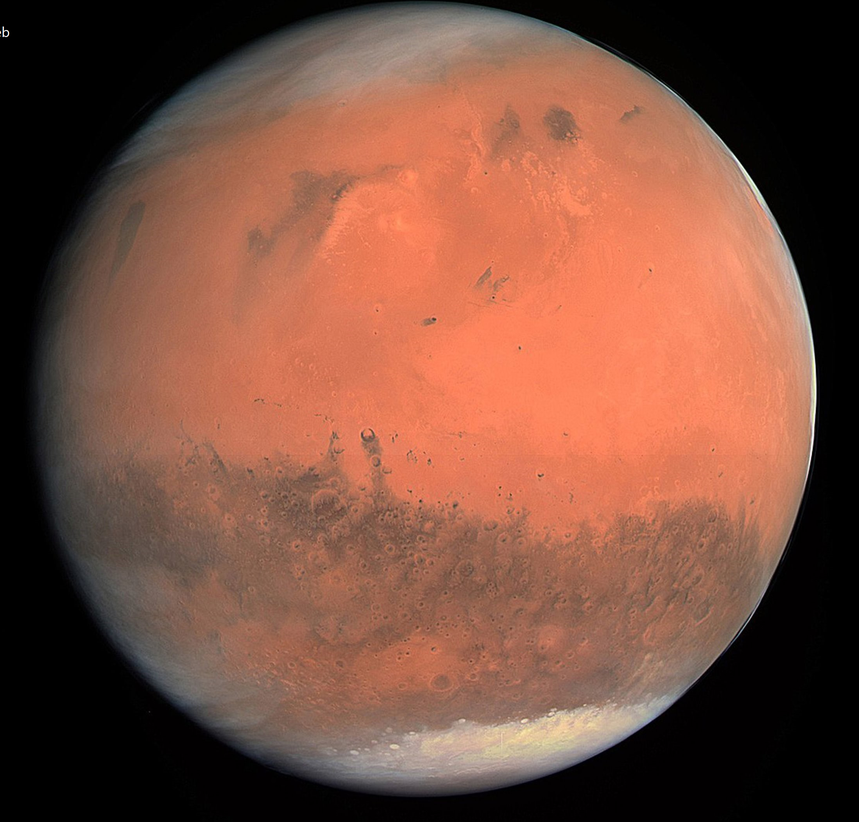
#> input picture Week 3/Goat.png, 859 x 822 px, shrunk from 2204 x 2109 before the run
$ jupyter execute Practice1.ipynb
#> lines starting #> are read from the running program, lines starting #| are printed output that depends on the picture
[cell 1]
# Import necessary libraries
import numpy as np
import matplotlib.pyplot as plt
import cv2 as cv

# Load the image
img = cv.imread('Goat.png', 0)  # Load in grayscale
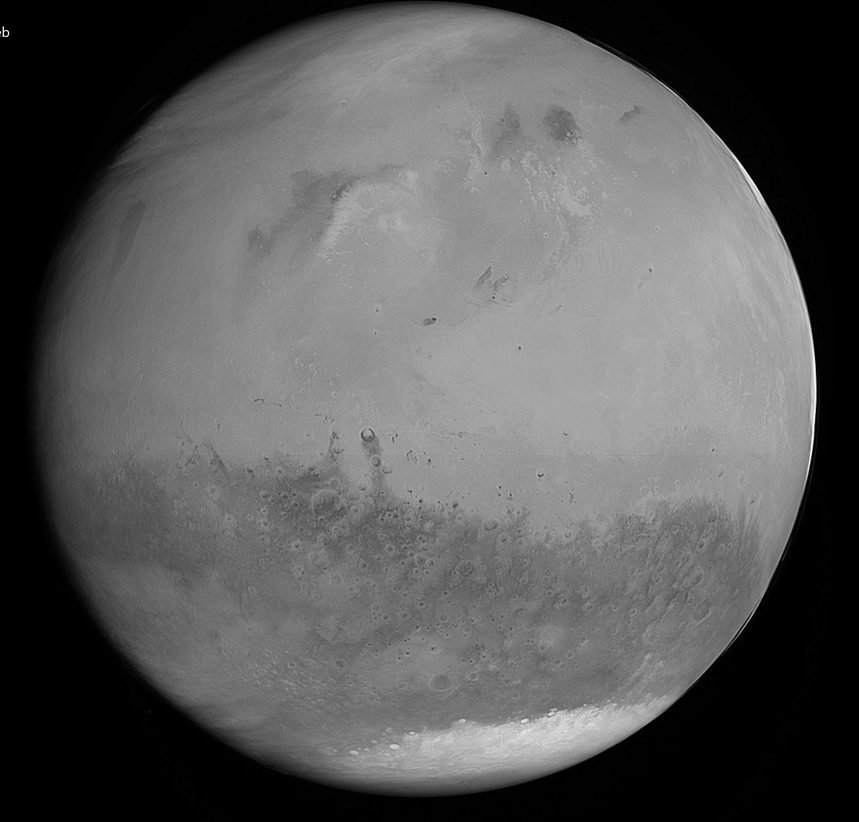
#> img: shape (822, 859); min 0, max 255, mean 89.4
rows, cols = img.shape
#> rows = 822; cols = 859

# Plot the original image
plt.subplot(1, 2, 1)
plt.title("Original")
plt.imshow(img)

# Define the transformation matrix for translation
M = np.float32([[1, 0, 100], [0, 1, 50]])  # Move 100 pixels right and 50 pixels down
transl = cv.warpAffine(img, M, (cols, rows))
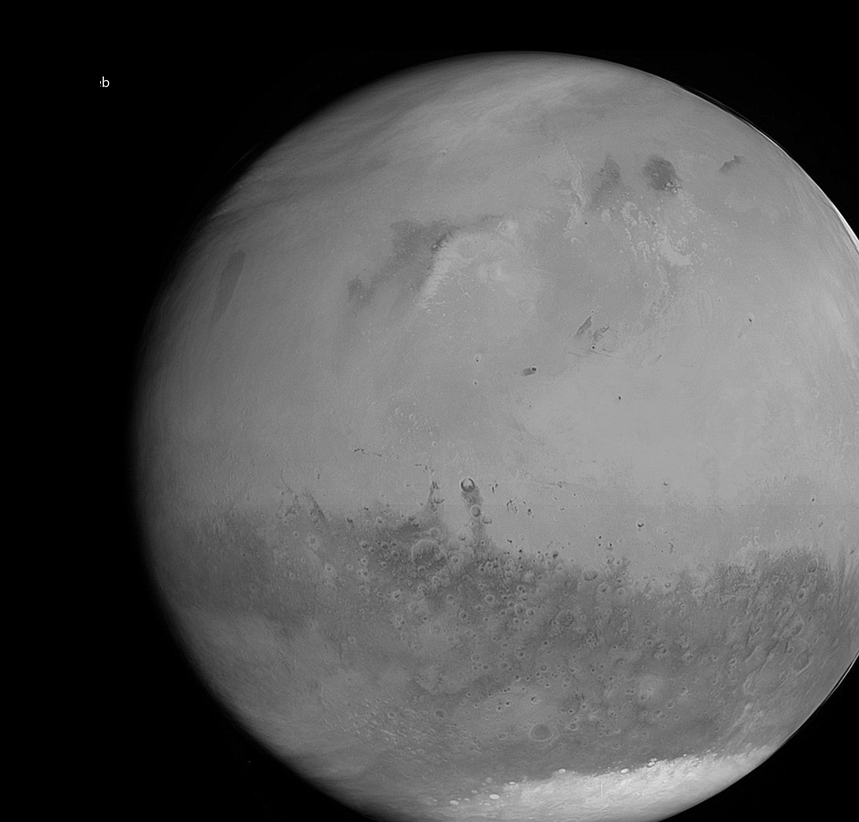
#> transl: shape (822, 859); min 0, max 255, mean 85.2

# Plot the translated image
plt.subplot(1, 2, 2)
plt.title("Translated Image")
plt.imshow(transl)

plt.show()
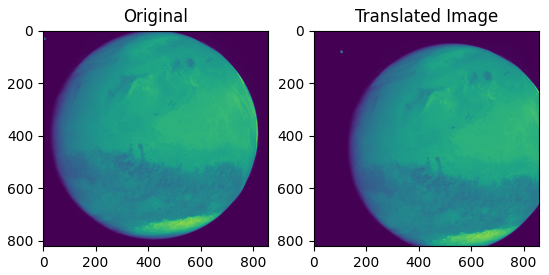
#> figure drawn by matplotlib, 2 panels
